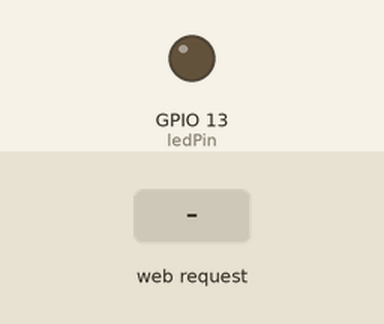
The sketch below on a simulated ESP32. Parts: output pins drawn as LEDs (lit = HIGH). The test bench sets the inputs (shaded band). WiFi joins after 1.5 s; servers stay silent unless stated; storage starts empty; what the sketch prints to the serial monitor is not drawn.

Above: at 3.2 s.
3.3 s: HTTP request GET /on received
At 4.1 s:
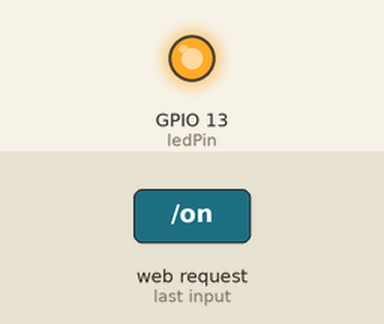
4.8 s: HTTP request GET /off received
At 5.2 s:
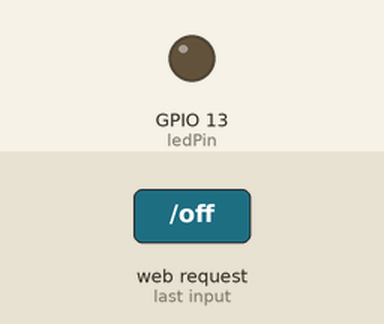
6.3 s: HTTP request GET /on?input1=STATE received
At 7.6 s:
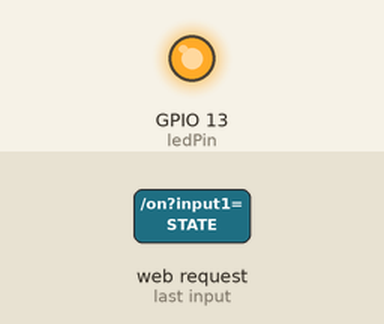
Timing chart, 0 to 9.3 s (numbered marks = the images above; inputs shaded):
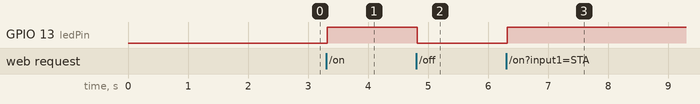

The sketch:

esp_EXAMPLE_1.ino
```cpp
// Import required libraries
#include "WiFi.h"
#include "ESPAsyncWebServer.h"
#include "SPIFFS.h"
#include <ESP32Servo.h>


// Network credentials
const char* ssid = "212B";
const char* password = "password";
//other variables
const int ledPin = 13;
String ledState = "";
String inputMessage = "";

// Create AsyncWebServer object on port 80
AsyncWebServer server(80);


void setup(){
  // Serial port for debugging purposes
  Serial.begin(115200);
  pinMode(ledPin, OUTPUT);


  Serial.println("started");
  // Initialize SPIFFS
  if(!SPIFFS.begin(true)){
    Serial.println("An Error has occurred while mounting SPIFFS");
    return;
  }

  // Connect to Wi-Fi
  WiFi.begin(ssid, password);
  while (WiFi.status() != WL_CONNECTED) {
    delay(1000);
    Serial.println("Connecting to WiFi..");
  }

  // Print ESP32 Local IP Address
  Serial.println(WiFi.localIP());

  // Route for root / web page
  server.on("/", HTTP_GET, [](AsyncWebServerRequest *request){
    request->send(SPIFFS, "/index.html", String(), false, processor);
  });


  // Route to load style.css file
  server.on("/style.css", HTTP_GET, [](AsyncWebServerRequest *request){
    request->send(SPIFFS, "/style.css", "text/css");
  });

  // Route to set GPIO to HIGH
  server.on("/on", HTTP_GET, [](AsyncWebServerRequest *request){
    digitalWrite(ledPin, HIGH);
    request->send(SPIFFS, "/index.html", String(), false, processor);
  });

  // Route to set GPIO to LOW
  server.on("/off", HTTP_GET, [](AsyncWebServerRequest *request){
    digitalWrite(ledPin, LOW);
    request->send(SPIFFS, "/index.html", String(), false, processor);
  });


  //route to get message from input
  server.on("/message", HTTP_GET, [] (AsyncWebServerRequest *request) {
      inputMessage = request->getParam("input1")->value();
      Serial.println(inputMessage);
  });
  // Start server
  server.begin();
}

void loop(){

}


//Handling Templates
String processor(const String& var){
  if(var == "STATE"){
    if(digitalRead(ledPin)){
      ledState = "ON";
    }
    else{
      ledState = "OFF";
    }

    return ledState;
  }
  if(var == "MESSAGE") {
    return inputMessage;

  }
  return String();
}
```

Measured:
- after the input at 3.3 s, GPIO 13 (ledPin): LOW → HIGH at once
- after the input at 4.8 s, GPIO 13 (ledPin): HIGH → LOW at once
- after the input at 6.3 s, GPIO 13 (ledPin): LOW → HIGH at once
